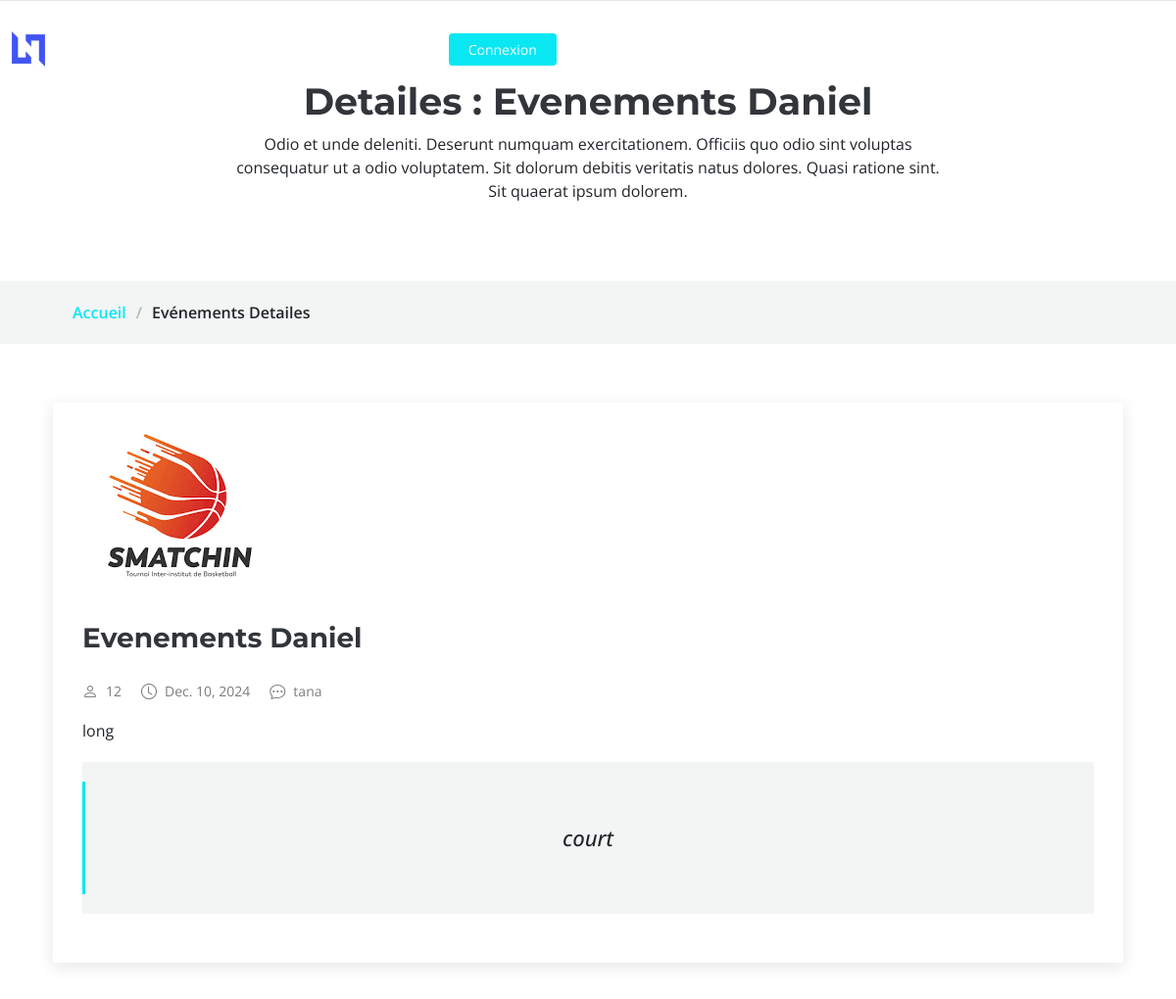
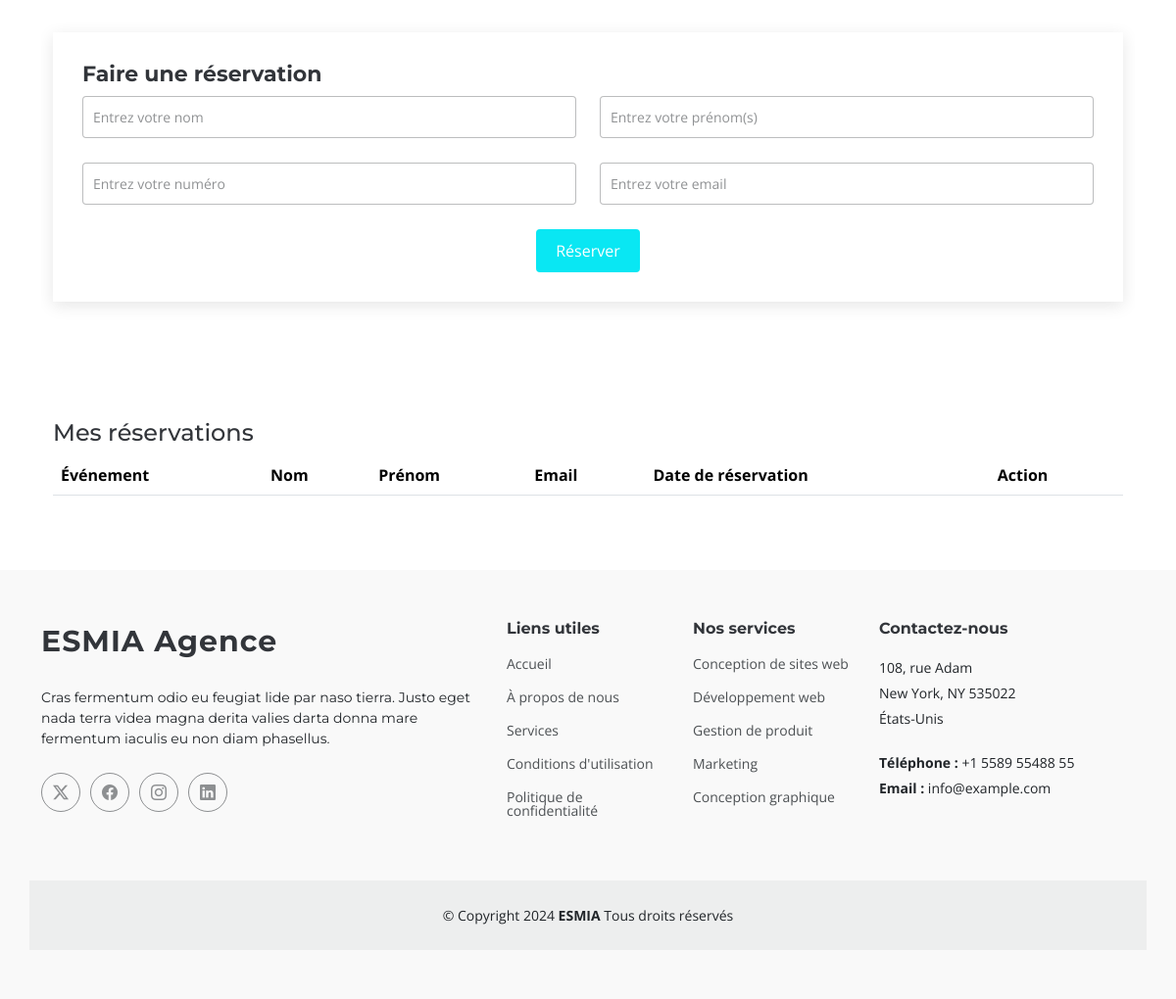
/event/5/ (signed in), run on the app's committed database (2 pictures, top to bottom).
### app/models.py (models this page shows, shortened)
class Event(models.Model):
    user = models.ForeignKey(User, on_delete=models.CASCADE, related_name='events')
    category = models.CharField(max_length=100)
    title = models.CharField(max_length=100)
    description_court = models.TextField()
    description_longue = models.TextField()
    location = models.CharField(max_length=200)
    date = models.DateField()
    capacity = models.IntegerField()
    program = models.TextField()
    image = models.ImageField(upload_to='Evenements/')

### app/views.py (the view)
# urls.py: path('event/<int:event_id>/', event_detail, name='event_detail'),
def event_detail(request, event_id):
    event = get_object_or_404(Event, id=event_id)
    reservations = Reservation.objects.filter(user=request.user)
    return render(request, 'event_detail.html', {'event': event , 'reservations': reservations})

### app/templates/event_detail.html (shortened to what this page needs)
<!DOCTYPE html>
<html lang="en">
<head>
    {%load static%}
    <link rel="stylesheet" href="https://cdn.jsdelivr.net/npm/aos@2.3.4/dist/aos.css" />
    {%load static%}
    <link href="{% static 'assets/vendor/bootstrap/css/bootstrap.min.css' %}" rel="stylesheet">
    <link href="{% static 'assets/vendor/bootstrap-icons/bootstrap-icons.css' %}" rel="stylesheet">
    <link href="{% static 'assets/vendor/aos/aos.css' %}" rel="stylesheet">
    <link href="{% static 'assets/vendor/glightbox/css/glightbox.min.css' %}" rel="stylesheet">
    <link href="{% static 'assets/vendor/swiper/swiper-bundle.min.css' %}" rel="stylesheet">
    <link rel="stylesheet" href="{% static 'assets/css/main.css' %}">
</head>
<body class="index-page">
    {% include 'layouts/header_details.html' %}
    <main class="blog-details-page">
        <div class="page-title" data-aos="fade">
        <div class="heading">
            <div class="container">
            <div class="row d-flex justify-content-center text-center">
                <div class="col-lg-8">
                <h1>Detailes : {{ event.title }}</h1>
                <p class="mb-0">Odio et unde deleniti. Deserunt numquam exercitationem. Officiis quo odio sint voluptas consequatur ut a odio voluptatem. Sit dolorum debitis veritatis natus dolores. Quasi ratione sint. Sit quaerat ipsum dolorem.</p>
                </div>
            </div>
            </div>
        </div>
        <nav class="breadcrumbs" id="detailsEvents">
            <div class="container">
            <ol>
                <li><a href="{% url 'index' %}">Accueil</a></li>
                <li class="current">Evénements Detailes</li>
            </ol>
            </div>
        </nav>
        </div>
        <div class="container">
            <div class="row">
                <div class="col-lg-12">
                <section id="blog-details" class="blog-details section">
                    <div class="container">
                    <article class="article">
                        <div class="post-img">
                        {%load static%}
                        <img src="{{ event.image.url }}" alt="" class="img-fluid">
                        </div>
                        <h2 class="title">{{event.title}}</h2>
                        <div class="meta-top">
                        <ul>
                            <li class="d-flex align-items-center"><i class="bi bi-person"></i> <a>{{event.capacity}}</a></li>
                            <li class="d-flex align-items-center"><i class="bi bi-clock"></i> <a><time datetime="2020-01-01">{{event.date}}</time></a></li>
                            <li class="d-flex align-items-center"><i class="bi bi-chat-dots"></i> <a>{{event.location}}</a></li>
                        </ul>
                        </div>
                        <div class="content">
                        <p>
                            {{event.description_longue}}
                        </p>
                        <blockquote>
                            <p>
                            {{event.description_court}}
                            </p>
                        </blockquote>
                        </div>
                    </article>
                    </div>
                </section>
                <section id="comment-form" class="comment-form section">
                    <div class="container">
                    <form method="POST" action="{% url 'reserve_event' event.id %}">
                        <h4>Faire une réservation</h4>
                        <div class="row">
                            <div class="col-md-6 form-group">
                                <input name="name" type="text" class="form-control" placeholder="Entrez votre nom" required>
                            </div>
                            <div class="col-md-6 form-group">
                                <input name="surname" type="text" class="form-control" placeholder="Entrez votre prénom(s)" required>
                            </div>
                            <div class="col-md-6 form-group">
                                <input name="number" type="text" class="form-control" placeholder="Entrez votre numéro" required>
                            </div>
                            <div class="col-md-6 form-group">
                                <input name="email" type="email" class="form-control" placeholder="Entrez votre email" required>
                            </div>
                        </div>
                        <div class="text-center">
                            <button type="submit" class="btn btn-primary">Réserver</button>
                        </div>
                    </form>
                    </div>
                </section>
                <section id="my-reservations" class="section">
                    <div class="container">
                        <h4>Mes réservations</h4>
                        <table class="table">
                            <thead>
                                <tr>
                                    <th>Événement</th>
                                    <th>Nom</th>
                                    <th>Prénom</th>
                                    <th>Email</th>
                                    <th>Date de réservation</th>
                                    <th>Action</th>
                                </tr>
                            </thead>
                        </table>
                    </div>
                </section>
                </div>
            </div>
        </div>
    </main>
        {% include 'layouts/footer.html' %}
    {%load static%}
</body>
</html>

### app/static/assets/css/main.css (style rules this page uses)
:root { --default-font: "Open Sans", system-ui, -apple-system, "Segoe UI", Roboto, "Helvetica Neue", Arial, "Noto Sans", "Liberation Sans", sans-serif, "Apple Color Emoji", "Segoe UI Emoji", "Segoe UI Symbol", "Noto Color Emoji"; --heading-font: "Montserrat", sans-serif; --nav-font: "Poppins", sans-serif; }
:root { --background-color: #ffffff; --default-color: #212529; --heading-color: #32353a; --accent-color: #09e7f3; --surface-color: #ffffff; --contrast-color: #ffffff; }
:root { --nav-color: #3a3939; --nav-hover-color: #09e7f3; --nav-mobile-background-color: #ffffff; --nav-dropdown-background-color: #ffffff; --nav-dropdown-color: #3a3939; --nav-dropdown-hover-color: #09e7f3; }
:root { scroll-behavior: smooth; }
body { color: var(--default-color); background-color: var(--background-color); font-family: var(--default-font); }
a { color: var(--accent-color); text-decoration: none; transition: 0.3s; }
h1, h2, h3, h4, h5, h6 { color: var(--heading-color); font-family: var(--heading-font); }
.page-title { color: var(--default-color); background-color: var(--background-color); position: relative; }
.page-title .heading { padding: 80px 0; border-top: 1px solid color-mix(in srgb, var(--default-color), transparent 90%); }
.page-title .heading h1 { font-size: 38px; font-weight: 700; }
.page-title nav { background-color: color-mix(in srgb, var(--default-color), transparent 95%); padding: 20px 0; }
.page-title nav ol { display: flex; flex-wrap: wrap; list-style: none; margin: 0; font-size: 16px; font-weight: 600; }
.page-title nav ol li+li { padding-left: 10px; }
.page-title nav ol li+li::before { content: "/"; display: inline-block; padding-right: 10px; color: color-mix(in srgb, var(--default-color), transparent 70%); }
section, .section { color: var(--default-color); background-color: var(--background-color); padding: 60px 0; scroll-margin-top: 98px; overflow: clip; }
.blog-details { padding-bottom: 30px; }
.blog-details .article { background-color: var(--surface-color); padding: 30px; box-shadow: 0 4px 16px rgba(0, 0, 0, 0.1); }
.blog-details .post-img { margin: -30px -30px 20px -30px; overflow: hidden; }
.blog-details .title { color: var(--heading-color); font-size: 28px; font-weight: 700; padding: 0; margin: 30px 0; }
.blog-details .content { margin-top: 20px; }
.blog-details .content blockquote { overflow: hidden; background-color: color-mix(in srgb, var(--default-color), transparent 95%); padding: 60px; position: relative; text-align: center; margin: 20px 0; }
.blog-details .content blockquote p { color: var(--default-color); line-height: 1.6; margin-bottom: 0; font-style: italic; font-weight: 500; font-size: 22px; }
.blog-details .content blockquote:after { content: ""; position: absolute; left: 0; top: 0; bottom: 0; width: 3px; background-color: var(--accent-color); margin-top: 20px; margin-bottom: 20px; }
.blog-details .meta-top { margin-top: 20px; color: color-mix(in srgb, var(--default-color), transparent 40%); }
.blog-details .meta-top ul { display: flex; flex-wrap: wrap; list-style: none; align-items: center; padding: 0; margin: 0; }
.blog-details .meta-top ul li+li { padding-left: 20px; }
.blog-details .meta-top i { font-size: 16px; margin-right: 8px; line-height: 0; color: color-mix(in srgb, var(--default-color), transparent 40%); }
.blog-details .meta-top a { color: color-mix(in srgb, var(--default-color), transparent 40%); font-size: 14px; display: inline-block; line-height: 1; }
.comment-form { padding-top: 10px; }
.comment-form form { background-color: var(--surface-color); margin-top: 30px; padding: 30px; box-shadow: 0 4px 16px rgba(0, 0, 0, 0.1); }
.comment-form form h4 { font-weight: bold; font-size: 22px; }
.comment-form form input { background-color: var(--surface-color); color: var(--default-color); border: 1px solid color-mix(in srgb, var(--default-color), transparent 70%); font-size: 14px; border-radius: 4px; padding: 10px 10px; }
.comment-form form input::placeholder { color: color-mix(in srgb, var(--default-color), transparent 50%); }
.comment-form form .form-group { margin-bottom: 25px; }
.comment-form form .btn-primary { border-radius: 4px; padding: 10px 20px; border: 0; background-color: var(--accent-color); color: var(--contrast-color); }

### data on the page
Event: title "Evenements Daniel", image (picture), capacity "12", date "Dec. 10, 2024", location "tana", description_longue "long", description_court "court"
